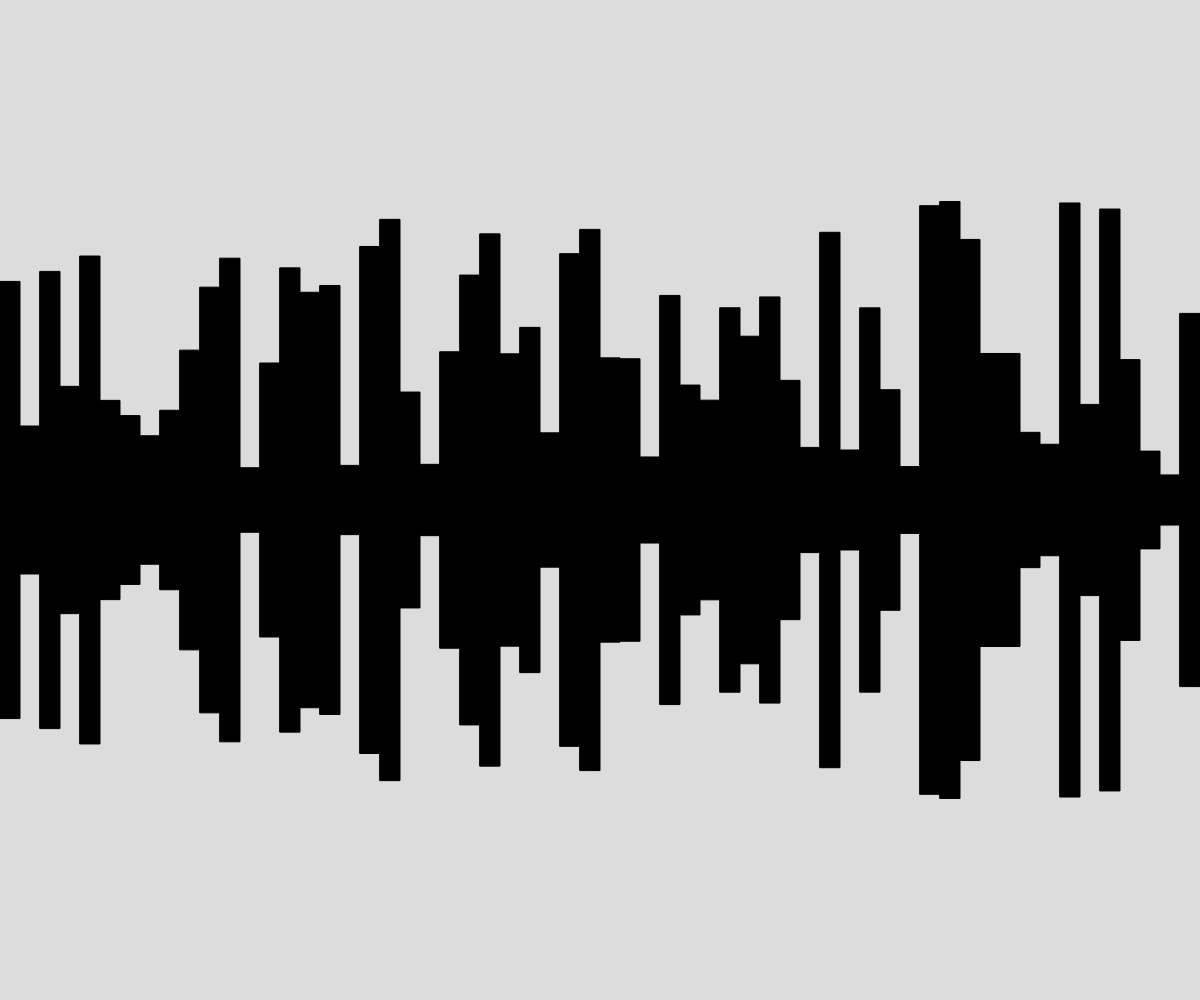
Frame 1 (no input)
Frame 60 (no input): identical to frame 1, image omitted
Frame 120 (the mouse pressed at the canvas centre since frame 60): identical to frame 1, image omitted

The p5.js sketch that drew this single still picture (run headless with seeded random() and noise() and a simulated clock; from frame 60 on, the mouse is pressed at the canvas centre):

// p5.js sketch
// ── sketch.js
// Terrain Generation Starter
// Adam Abouelela
// March 11, 2024
//
// Extra for Experts:
// - describe what you did to take this project "above and beyond"

let t = 0;
let w = 20;

function setup() {
  createCanvas(windowWidth, windowHeight);
  rectMode(CENTER);
  background(220);
  drawRects();
}

function draw() {
  t += 0.1;
}

function drawRects(){
  fill(0);
  //let h = 10;
  for (let x = w/2; x < width; x+=w){
    let h = random(30,600)
    rect(x,height/2,w,h);
    //h += 5;
  }
}
